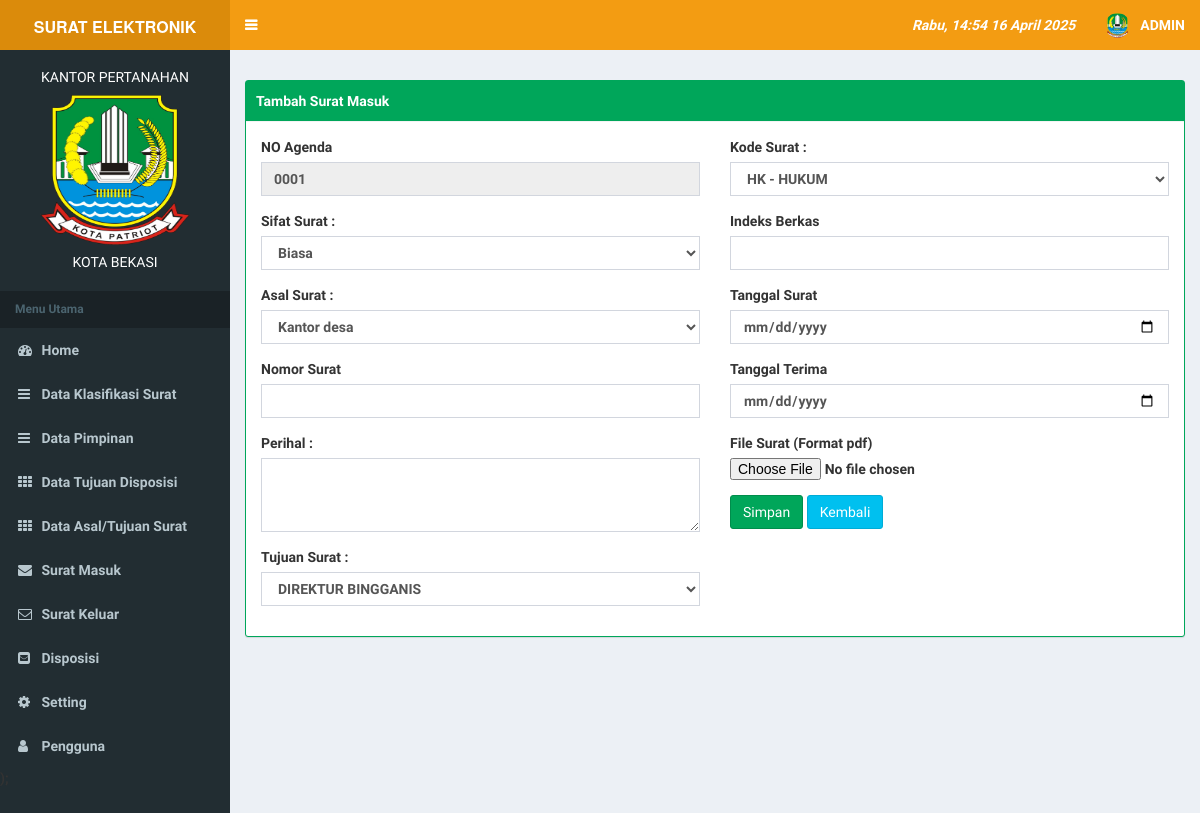
The app's page /index.php?page=masuk&aksi=tambah (signed in) with its own data.
### tables this page shows
CREATE TABLE `tb_user` (
  `id` int(11) NOT NULL,
  `username` varchar(100) NOT NULL,
  `password` varchar(100) NOT NULL,
  `nama_user` varchar(100) NOT NULL,
  `level` varchar(30) NOT NULL,
  `foto` varchar(255) NOT NULL,
  `level_pimpinan` int(11) NOT NULL
);

CREATE TABLE `tb_profile` (
  `kota` varchar(255) NOT NULL,
  `lembaga` varchar(255) NOT NULL,
  `alamat` text NOT NULL,
  `telpon` varchar(255) NOT NULL,
  `foto` varchar(255) NOT NULL
);

### page/masuk/tambah.php (the view, shortened to what this page needs)
<?php
    $tahun = date('Y');
    $sql = $koneksi->query("select no_agenda from tb_surat_masuk where tahun='$tahun' order by no_agenda desc");
    $data = $sql->fetch_assoc();
    $id = $data['no_agenda'];
    $urut = substr($id, 0, 4);
    $tambah = (int) $urut+1;
    if(strlen($tambah) == 1){
      $format="000".$tambah;
    }else if(strlen($tambah) == 2){
      $format="00".$tambah;
    }else if(strlen($tambah) == 3){
      $format="0".$tambah;
    }else{
      $format=$tambah;
    }
 ?>
<div class="row">
    <div class="col-md-12" >
         <div class="box box-success box-solid">
              <div class="box-header with-border">
                Tambah Surat Masuk
            </div>
<div class="panel-body">
                            <div class="row">
                                <div class="col-md-6">
                                    <form method="POST" enctype="multipart/form-data" onsubmit="return validasi(this)"  >
                                         <div class="form-group">
                                            <label>NO Agenda</label>
                                            <input class="form-control" name="agenda" id="agenda" readonly="" value="<?php echo $format ?>"  />
                                        </div>
                                        <div class="form-group">
                                            <label>Sifat Surat :</label>
                                            <select class="form-control" id="sifat" name="sifat">
                                                    <option value="b">Biasa</option>
                                            </select>
                                        </div>
                                          <div class="form-group">
                                            <label>Asal Surat :</label>
                                            <select class="form-control select2" name="asal">
                                                   <?php
                                                      $sql = $koneksi->query("select * from tb_asal_tujuan");
                                                      while ($data=$sql->fetch_assoc()) {
                                                        echo "
                                                          <option value='$data[id_asal_tujuan]'>$data[asal_tujuan]</option>
                                                        ";
                                                      }
                                                     ?>
                                            </select>
                                        </div>
                                         <div class="form-group">
                                            <label>Nomor Surat</label>
                                            <input class="form-control" name="no" id="no" />
                                        </div>
                                         <div class="form-group">
                                              <label>Perihal :</label>
                                              <textarea class="form-control" rows="3" name="perihal" id="perihal"></textarea>
                                        </div>
                                         <div class="form-group">
                                            <label>Tujuan Surat :</label>
                                            <select class="form-control select2" name="tujuan">
                                                   <?php
                                                      $sql = $koneksi->query("select * from tb_tujuan");
                                                      while ($data=$sql->fetch_assoc()) {
                                                        echo "
                                                          <option value='$data[id_tujuan]'>$data[nama_tujuan]</option>
                                                        ";
                                                      }
                                                     ?>
                                            </select>
                                        </div>
                                     </div>
                                        <div class="col-md-6">
                                          <div class="form-group">
                                            <label>Kode Surat :</label>
                                            <select class="form-control select2" name="kode_surat">
                                                   <?php
                                                      $sql = $koneksi->query("select * from ref_klasifikasi");
                                                      while ($data=$sql->fetch_assoc()) {
                                                        echo "
                                                          <option value='$data[id]'>$data[kode] - $data[nama]</option>
                                                        ";
                                                      }
                                                     ?>
                                            </select>
                                        </div>
                                        <div class="form-group">
                                            <label>Indeks Berkas </label>
                                            <input class="form-control" name="indek" required="" />
                                        </div>
                                        <div class="form-group">
                                            <label>Tanggal Surat</label>
                                            <input type="date" class="form-control" name="tgl_surat" id="tgl_surat" />
                                        </div>
                                        <div class="form-group">
                                            <label>Tanggal Terima</label>
                                            <input type="date" class="form-control" name="tgl_terima" id="tgl_terima" />
                                        </div>
                                        <div class="form-group">
                                            <label>File Surat (Format pdf)</label>
                                            <input type="file" name="foto" id="foto" />
                                        </div>
                                        <div>
                                        	<input type="submit" name="simpan" value="Simpan" class="btn btn-success">
                                          <input type=button value=Kembali onclick=self.history.back() class="btn btn-info" />
                                        </div>
                                 </div>
                              </div>
 </div>
 </div>
 </div>

### index.php (shortened to what this page needs)
<?php
    include "koneksi/koneksi.php";
    include "include/hari.php";
   if($_SESSION['admin'] || $_SESSION['user']){
 ?>
<!DOCTYPE html>
<html>
<head>
  <link rel="stylesheet" href="bower_components/bootstrap/dist/css/bootstrap.min.css">
  <link rel="stylesheet" href="bower_components/font-awesome/css/font-awesome.min.css">
  <link rel="stylesheet" href="bower_components/Ionicons/css/ionicons.min.css">
    <link rel="stylesheet" href="bower_components/datatables.net-bs/css/dataTables.bootstrap.min.css">
     <link rel="stylesheet" href="bower_components/select2/dist/css/select2.min.css">
  <link rel="stylesheet" href="dist/css/AdminLTE.min.css">
  <link rel="stylesheet" href="dist/css/skins/_all-skins.min.css">
   <link rel="stylesheet" type="text/css" href="sw/dist/sweetalert.css">
</head>
<body class="hold-transition skin-yellow sidebar-mini">
<div class="wrapper">
  <header class="main-header">
    <a href="index.php" class="logo">
      <span class="logo-mini"><b>SRT</span>
      <span class="logo-lg"><b style="font-size:16px;"><?php echo strtoupper($title) ?></b></span>
    </a>
    <nav class="navbar navbar-static-top">
      <a href="#" class="sidebar-toggle" data-toggle="push-menu" role="button">
      </a>
      <div class="navbar-custom-menu">
        <ul class="nav navbar-nav">
          <li class="dropdown tasks-menu">
            <a href="#" class="dropdown-toggle" data-toggle="dropdown">
              <i><?php
              echo hari_ini().','.date(' H:i d F Y'); ?></i>
            </a>
          </li>
          <?php
                  if($_SESSION['admin']){
                       $user_l=$_SESSION['admin'];
                  }elseif ($_SESSION['user']) {
                       $user_l=$_SESSION['user'];
                  }
                  $sql_u = $koneksi->query("select* from tb_user where id='$user_l'");
                  $data_u = $sql_u->fetch_assoc();
        ?>
          <li class="dropdown user user-menu">
            <a href="#" class="dropdown-toggle" data-toggle="dropdown">
              <img src="images/<?php echo $data_u['foto']; ?>" class="user-image" alt="User Image">
              <span class="hidden-xs"><?php echo strtoupper($data_u['nama_user']); ?></span>
            </a>
        </ul>
      </div>
    </nav>
  </header>
  <aside class="main-sidebar">
    <section class="sidebar">
        <?php include "include/menu.php" ?>
    </section>
  </aside>
  <div class="content-wrapper">
    <section class="content-header">
    </section>
    <section class="content">
      <?php
            include "include/isi.php";
       ?>
    </section>
  </div>
</div>
</body>
</html>
<?php
    }else{
        header("location:login.php");
    }
?>

### include/menu.php (shortened to what this page needs)
<?php
    $sql = $koneksi->query("select * from tb_profile");
    $data = $sql->fetch_assoc();
?>
<div class="user-panel">
  <div align="center">
  <h5 style="color: white; font-size: 14px; text-align: center;"><?php echo strtoupper($data['lembaga']); ?></h5>
  <img src="images/<?php echo $data['foto']; ?>" width="150" height="150" >
  <h5 style="color:white; font-size: 14px; text-align: center; "><?php echo strtoupper($data['kota']); ?></h5>
  </div>
<div class="pull-left info">
  </div>
</div>
<ul class="sidebar-menu" data-widget="tree">
  <li class="header">Menu Utama</li>
<li><a href="index.php"><i class="fa fa-dashboard"></i> <span>Home</span></a></li>
   <?php if ($_SESSION['admin']) {?>
  <li><a href="?page=klasifikasi"><i class="fa fa-bars"></i> <span>Data Klasifikasi Surat </span></a></li>
  <li><a href="?page=pimpinan"><i class="fa fa-bars"></i> <span>Data Pimpinan </span></a></li>
 <li><a href="?page=m_dispos"><i class="fa fa-th"></i> <span>Data Tujuan Disposisi </span></a></li>
 <li><a href="?page=asal_tujuan"><i class="fa fa-th"></i> <span>Data Asal/Tujuan Surat </span></a></li>
 <?php } ?>
  <li><a href="?page=masuk"><i class="fa fa-envelope"></i> <span>Surat Masuk </span></a></li>
  <li><a href="?page=keluar"><i class="fa fa-envelope-o"></i> <span>Surat Keluar </span></a></li>
  <li><a href="?page=disposisi"><i class="fa fa-envelope-square"></i> <span>Disposisi</span></a></li>
  <?php if ($_SESSION['admin']) {?>
  <li><a href="?page=profile&aksi=seting"><i class="fa fa-gear"></i> <span>Setting</span></a></li>
  <li><a href="?page=user"><i class="fa fa-user"></i> <span>Pengguna</span></a></li>
  <?php } ?>
</ul>);

### records on screen
tb_user: foto (picture), nama_user "ADMIN"
tb_profile: lembaga "KANTOR PERTANAHAN", foto (picture), kota "KOTA BEKASI"

### other values on screen
$title "SURAT ELEKTRONIK"
$hari_ini "Rabu"
form field asal "Kantor desa"
form field tujuan "DIREKTUR BINGGANIS"
form field kode_surat "HK - HUKUM"
